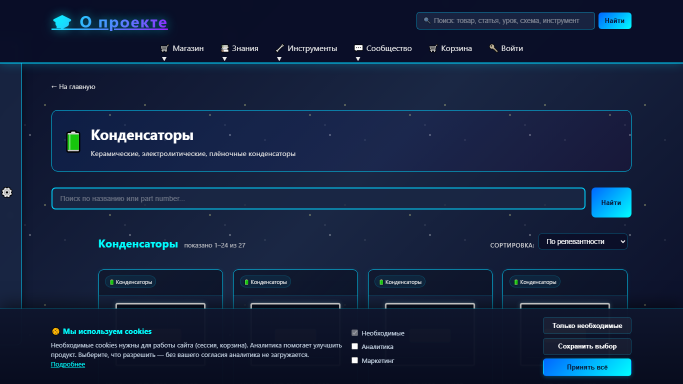
#> input picture .tmp_catalog_shots/capacitors.png, 1365 x 768 px (shown at 1/2 size); its folder holds only this picture in this run
$ python -i media_quality.py   (imports and definitions only)
#> lines starting #> are read from the running program, lines starting #| are printed output that depends on the picture
#> further down, picture is the input picture: PIL image 1365x768 RGB; mean R, G, B 20.4, 34.9, 62.1
from __future__ import annotations

from pathlib import Path
from typing import Any, Iterable

from django.conf import settings
from PIL import Image, ImageFilter

from .product_images import (
    is_allowed_product_image,
    is_forbidden_image_path,
    is_generated_product_image,
    is_local_product_asset,
    is_local_product_svg_asset,
)

MIN_WIDTH = 320
MIN_HEIGHT = 220
MAX_ASPECT_RATIO = 3.2
MIN_ASPECT_RATIO = 0.35
MIN_ENTROPY = 1.0
MIN_LUMA_RANGE = 18


# [16 lines left out: functions _image_name, _source_type, not called in this run]


def _quality_score(errors: list[str], warnings: list[str]) -> int:
    return max(0, 100 - len(errors) * 35 - len(warnings) * 10)


# [12 lines left out: function _image_hashes, not called in this run]


def _edge_density(image: Image.Image) -> float:
    gray = image.convert('L').resize((128, 128))
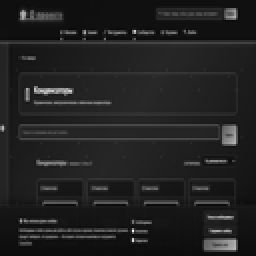
#> gray: PIL image 128x128 L (shown 2 times larger); min 6, max 244, mean 33.7
    edges = gray.filter(ImageFilter.FIND_EDGES)
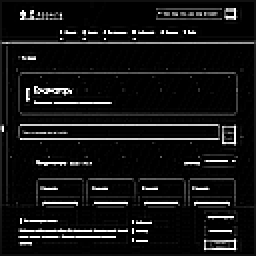
#> edges: PIL image 128x128 L (shown 2 times larger); min 0, max 255, mean 19.4
    histogram = edges.histogram()
#> histogram = 256 values, max 9768 at index 0, min 0 at index 120, mean 64
    strong_edges = sum(count for value, count in enumerate(histogram) if value >= 32)
#> strong_edges = 2101
    return strong_edges / float(128 * 128)


# [89 lines left out: function audit_product_image, not called in this run]


# ── Покрытие изображений по категориям (лёгкий аудит без открытия файлов) ──
# Маппинг политики источника → человекочитаемый «класс качества» картинки.
_SOURCE_CLASS = {
    'local_asset': 'real',  # локальный растровый ассет / подтверждённое фото
    'generated': 'placeholder',  # сгенерированный technical art (заглушка)
    'missing': 'missing',
    'forbidden': 'problem',
    'off_policy': 'problem',
}


def classify_image_source(product) -> str:
    """Дешёвая классификация источника картинки продукта (без открытия файла)."""
    return _source_type(product, _image_name(getattr(product, 'image', None)))


# [80 lines left out: functions aggregate_media_coverage, media_coverage_by_category, audit_catalog_media_quality, not called in this run]

>>> from PIL import Image
>>> picture = Image.open('../../.tmp_catalog_shots/capacitors.png')
>>> result = _edge_density(picture)
#> result = 0.128
